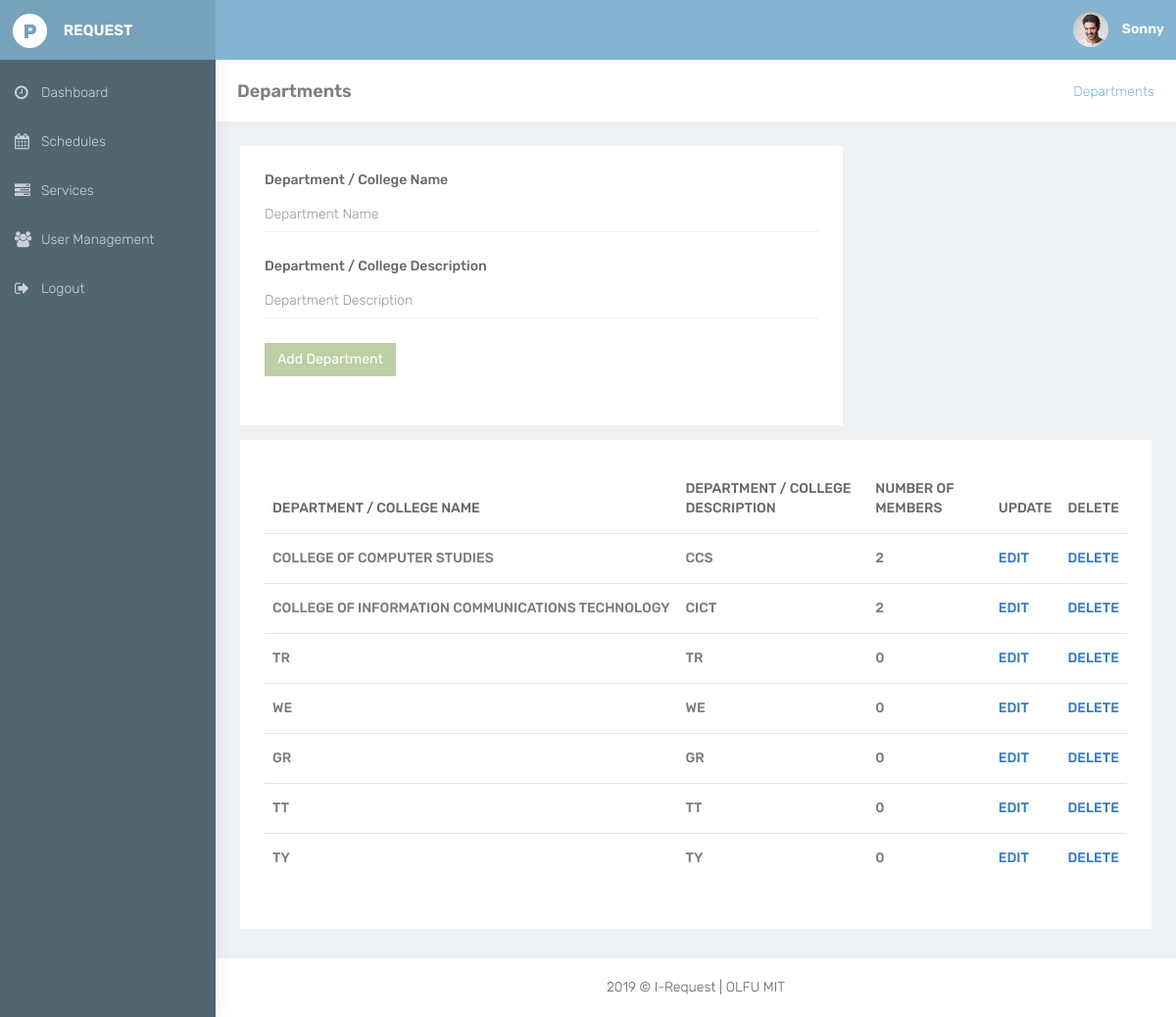
Page /department.php (signed in) on the committed database.
### tables this page shows
CREATE TABLE `users_tb` (
  `user_id` int(10) NOT NULL,
  `first_name` varchar(300) NOT NULL,
  `middle_name` varchar(300) NOT NULL,
  `last_name` varchar(300) NOT NULL,
  `name_extension` varchar(300) NOT NULL,
  `mobile_number` varchar(300) NOT NULL,
  `address` varchar(300) NOT NULL,
  `username` varchar(300) NOT NULL,
  `password` varchar(300) NOT NULL,
  `department_id` int(10) NOT NULL,
  `role_type` varchar(300) DEFAULT NULL,
  `user_status` varchar(300) NOT NULL
);

CREATE TABLE `department_tb` (
  `department_id` int(10) NOT NULL,
  `department_name` varchar(500) NOT NULL,
  `department_description` varchar(500) NOT NULL
);

### controllers/users_functions.php (called while the page is built, shortened)
<?php
if(!function_exists('getUserDetailsByUsername')){
    function getUserDetailsByUsername($conn, $username){
        $users_details = array();
        $query = mysqli_query($conn, "SELECT * from users_tb where username = '$username'");
        while($row = mysqli_fetch_array($query)){
            array_push($users_details, $row['first_name'], $row['middle_name'], $row['last_name'], $row['name_extension'], $row['mobile_number'], $row['address'], $row['username'], $row['password'], $row['department_id'], $row['role_type'], $row['user_status'], $row['user_id']);
        }
        return $users_details;
    }
}
                    ?>

### controllers/database_functions.php (called while the page is built, shortened)
<?php
if(!function_exists('countResult')){
    function countResult($conn, $query){
        $query = mysqli_query($conn, $query);
        $result = mysqli_num_rows($query);
        return $result;
    }
}
?>

### controllers/department_functions.php (the view, shortened to what this page needs)
<?php
if(!function_exists('getDepartmentData')){
    function getDepartmentData($conn){
        $query = mysqli_query($conn, "SELECT * from department_tb");
        if(mysqli_num_rows($query) > 0){
            while($row = mysqli_fetch_array($query)){
                ?>
                <tr>
                   <td class="txt-oflo"><?php echo $row['department_name'] ?></td>
                   <td class="txt-oflo"><?php echo $row['department_description'] ?></td>
                   <td class="txt-oflo"><?php echo getDepartmentDetailsByDepartmentId($conn, $row['department_id'])[2] ?> </td>
                   <td class="txt-oflo"><a href="edit_department.php<?php echo '?id='.$row['department_id']; ?>">Edit</a></td>
                   <td class="txt-oflo"><a href="delete_department.php<?php echo '?id='.$row['department_id']; ?>">Delete</a></td>
               </tr>
               <?php
            }
        }else{
            echo "No Department Found";
        }
    }
}
if(!function_exists('getDepartmentDetailsByDepartmentId')){
    function getDepartmentDetailsByDepartmentId($conn, $department_id){
        include "database_functions.php";
        $department_details = array();
        $users_count = countResult($conn, "SELECT * from users_tb where department_id = '$department_id'");
        $query = mysqli_query($conn, "SELECT * from department_tb where department_id = '$department_id'");
        while($row = mysqli_fetch_array($query)){
            array_push($department_details, $row['department_name'], $row['department_description'], $users_count);
        }
        return $department_details;
    }
}
        ?>

### controllers/include_partial_functions.php (shortened to what this page needs)
<?php
if(!function_exists('get_FooterBlade')){
    function get_FooterBlade(){
        ?>
        <footer class="footer text-center"> 2019 &copy; I-Request | OLFU MIT </footer>
        <?php
    }
}
if(!function_exists('getHeaderUserName')) {
    function getHeaderUserName() {
        include "database/config.php";
        include "users_functions.php";
        $username = $_SESSION['user'];
        if($username == 'iRequest') {
        ?>
            <a class="profile-pic" href="edit_user.php">
                <img src="resources/images/avatar.jpg" alt="avatar" width="36" class="img-circle">
                <b class="hidden-xs">Administrator</b>
            </a>
        <?php
        }else{
            $firstname = getUserDetailsByUsername($conn, $username)[0];
        ?>
            <a class="profile-pic" href="edit_user.php<?php echo '?id='.getUserDetailsByUsername($conn, $username)[11]; ?>">
                <img src="resources/images/avatar.jpg" alt="avatar" width="36" class="img-circle">
                <b class="hidden-xs"><?php echo $firstname ?></b>
            </a>
        <?php
        }
    }
}
        ?>
        <?php
if(!function_exists('get_headBlade')){
    function get_headBlade(){
        ?>
            <link rel="stylesheet" href="resources/bootstrap/dist/css/bootstrap.min.css" >
            <link rel="stylesheet" href="resources/plugins/bower_components/sidebar-nav/dist/sidebar-nav.min.css" >
            <link rel="stylesheet" href="resources/plugins/bower_components/toast-master/css/jquery.toast.css" >
            <link rel="stylesheet" href="resources/plugins/bower_components/morrisjs/morris.css" >
            <link rel="stylesheet" href="resources/css/animate.css" >
            <link rel="stylesheet" href="resources/css/style.css" >
            <link rel="stylesheet" href="resources/plugins/datatable.css" >
            <link rel="stylesheet" id="theme" href="resources/css/colors/blue-dark.css" >
        <?php
    }
}
        ?>
        <?php
if(!function_exists('get_NavBlade')){
    function get_NavBlade(){
        if(isset($_SESSION['role_type'])) {
            if($_SESSION['role_type'] == "Admin"){
                ?>
                <div class="navbar-default sidebar" role="navigation">
                    <div class="sidebar-nav navbar-collapse slimscrollsidebar">
                        <ul class="nav" id="side-menu">
                            <li style="padding: 10px 0 0;">
                                <a href="dashboard_admin.php" class="waves-effect"><i class="fa fa-dashboard fa-fw" aria-hidden="true"></i><span class="hide-menu">Dashboard</span></a>
                            </li>
                            <li>
                                <a href="schedules.php" class="waves-effect"><i class="fa fa-calendar fa-fw" aria-hidden="true"></i><span class="hide-menu">Schedules</span></a>
                            </li>
                            <li>
                                <a href="services_admin.php" class="waves-effect"><i class="fa fa-tasks fa-fw" aria-hidden="true"></i><span class="hide-menu">Services</span></a>
                            </li>
                            <li>
                                <a href="facilities.php" class="waves-effect"><i class="fa fa-building fa-fw" aria-hidden="true"></i><span class="hide-menu">Facilities</span></a>
                            </li>
                            <li>
                                <a href="automobiles.php" class="waves-effect"><i class="fa fa-car fa-fw" aria-hidden="true"></i><span class="hide-menu">Automobiles</span></a>
                            </li>
                            <li>
                                <a href="department.php" class="waves-effect"><i class="fa fa-table fa-fw" aria-hidden="true"></i><span class="hide-menu">Departments</span></a>
                            </li>
                            <li>
                                <a href="user_management.php" class="waves-effect"><i class="fa fa-users fa-fw" aria-hidden="true"></i><span class="hide-menu">User Management</span></a>
                            </li>
                            <li>
                                <a href="logout_action.php" class="waves-effect"><i class="fa fa-sign-out fa-fw" aria-hidden="true"></i><span class="hide-menu">Logout</span></a>
                            </li>
                        </ul>
                    </div>
                </div>
                <?php
            }elseif($_SESSION['role_type'] == "Department Head"){
                ?>
                <div class="navbar-default sidebar" role="navigation">
                    <div class="sidebar-nav navbar-collapse slimscrollsidebar">
                        <ul class="nav" id="side-menu">
                            <li style="padding: 10px 0 0;">
                                <a href="dashboard_department_head.php" class="waves-effect"><i class="fa fa-clock-o fa-fw" aria-hidden="true"></i><span class="hide-menu">Dashboard</span></a>
                            </li>
                            <li>
                                <a href="schedules.php" class="waves-effect"><i class="fa fa-calendar fa-fw" aria-hidden="true"></i><span class="hide-menu">Schedules</span></a>
                            </li>
                            <li>
                                <a href="services_user.php" class="waves-effect"><i class="fa fa-tasks fa-fw" aria-hidden="true"></i><span class="hide-menu">Services</span></a>
                            </li>
                            <li>
                                <a href="user_management.php" class="waves-effect"><i class="fa fa-users fa-fw" aria-hidden="true"></i><span class="hide-menu">User Management</span></a>
                            </li>
                            <li>
                                <a href="logout_action.php" class="waves-effect"><i class="fa fa-sign-out fa-fw" aria-hidden="true"></i><span class="hide-menu">Logout</span></a>
                            </li>
                        </ul>
                    </div>
                </div>
                <?php
            }
        }
    }
}
?>

### resources/css/colors/blue-dark.css (style rules this page uses)
body { background:#516673 }
.navbar-top-links>li>a { color:#ffffff }
.sidebar { background:#516673;box-shadow:1px 0 20px rgba(0,0,0,0.08) }
#side-menu li a { color:#c8d1d6 }
#side-menu li a { color:#c8d1d6;border-left:0 solid #516673 }

### rows in the picture
users_tb: first_name "Sonny"
department_tb: department_name "COLLEGE OF COMPUTER STUDIES", department_description "CCS", department_id "2"
department_tb: department_name "COLLEGE OF INFORMATION COMMUNICATIONS TECHNOLOGY", department_description "CICT", department_id "2"
department_tb: department_name "TR", department_description "TR", department_id "0"
department_tb: department_name "WE", department_description "WE", department_id "0"
department_tb: department_name "GR", department_description "GR", department_id "0"
department_tb: department_name "TT", department_description "TT", department_id "0"
department_tb: department_name "TY", department_description "TY", department_id "0"
